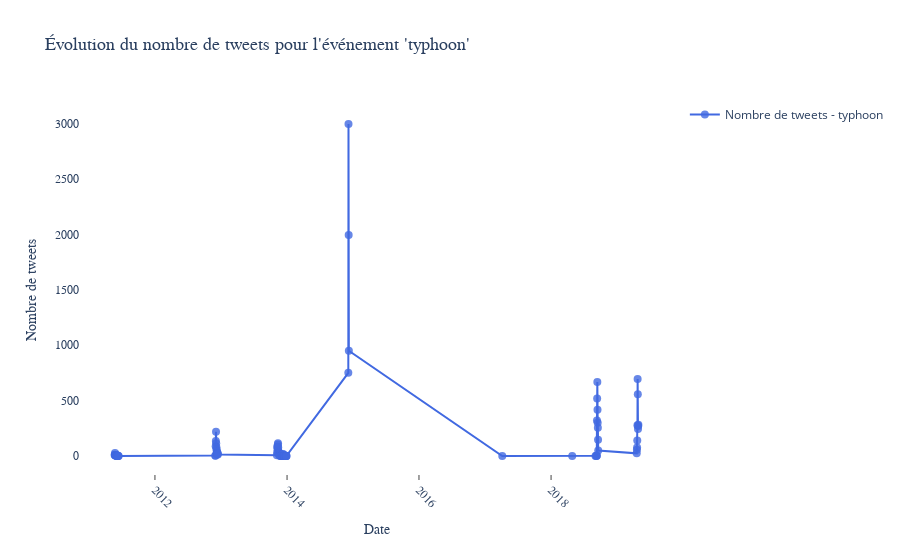

The code cell stored with this chart in its notebook:
### Code cell
import plotly.graph_objs as go
import pandas as pd
import matplotlib.pyplot as plt

# Exemple d'événement à analyser
event_type_to_analyze = 'typhoon'  # Remplace par l'événement que tu souhaites analyser

# Dictionnaire pour compter les tweets par date pour l'événement spécifié
tweet_dates = []

# Parcourir les nœuds de type 'Tweet' et associer les tweets à l'événement spécifié
for tweet_node, tweet_data in graph.nodes(data=True):
    if tweet_data.get("labels") == ":Tweet" and tweet_data.get("eventType") == event_type_to_analyze:
        if 'created_at' in tweet_data:
            tweet_time = tweet_data['created_at']  # Récupérer l'heure du tweet
            tweet_dates.append(tweet_time)  # Ajouter la date du tweet à la liste

# Convertir les dates en format datetime
tweet_dates = pd.to_datetime(tweet_dates, errors='coerce')

# Retirer les valeurs invalides (NaT) générées par des erreurs de conversion
tweet_dates = tweet_dates.dropna()

# Créer une Series avec les dates des tweets
tweet_dates_series = pd.Series(tweet_dates)

# Compter le nombre de tweets par jour
tweet_counts = tweet_dates_series.groupby(tweet_dates_series.dt.date).size()

# Filtrer pour ne garder que les jours où il y a des tweets
tweet_counts = tweet_counts[tweet_counts > 0]

# Si le nombre de tweets est supérieur à 0, créer le graphique interactif
if tweet_counts.sum() > 0:
    # Créer une trace de type 'line' avec Plotly
    trace = go.Scatter(
        x=tweet_counts.index,
        y=tweet_counts.values,
        mode='lines+markers',  # Afficher à la fois les lignes et les marqueurs
        name=f"Nombre de tweets - {event_type_to_analyze}",
        line=dict(color='royalblue', width=2),
        marker=dict(size=8, color='royalblue', opacity=0.8)
    )

    # Mettre à jour la mise en page du graphique
    layout = go.Layout(
        title=f"Évolution du nombre de tweets pour l'événement '{event_type_to_analyze}'",
        title_font=dict(size=18, family='Arial, sans-serif'),
        xaxis=dict(
            title="Date",
            title_font=dict(size=14, family='Arial, sans-serif'),
            showgrid=True,
            tickangle=45,
            ticks="inside",
            tickfont=dict(size=12, family='Arial, sans-serif')
        ),
        yaxis=dict(
            title="Nombre de tweets",
            title_font=dict(size=14, family='Arial, sans-serif'),
            showgrid=True,
            tickfont=dict(size=12, family='Arial, sans-serif')
        ),
        hovermode='closest',  # Afficher des informations au survol de la souris
        plot_bgcolor='white',  # Fond blanc pour le graphique
        paper_bgcolor='rgba(0,0,0,0)',  # Fond transparent pour la page
        showlegend=True,
        xaxis_rangeslider_visible=False,  # Désactiver la barre de zoom (range slider)
        autosize=True
    )

    # Créer la figure avec les données et la mise en page
    fig = go.Figure(data=[trace], layout=layout)

    # Afficher le graphique
    fig.show()
else:
    print(f"Aucun tweet pour l'événement '{event_type_to_analyze}'")

### Figure 1 — Plotly figure (JSON) as saved in the notebook; plotly's stock layout.template omitted (floating-point values rounded to 4 significant figures)
{"data": [{"line": {"color": "royalblue", "width": 2}, "marker": {"color": "royalblue", "opacity": 0.8, "size": 8}, "mode": "lines+markers", "name": "Nombre de tweets - typhoon", "type": "scatter", "x": ["2011-05-23", "2011-05-24", "2011-05-25", "2011-05-26", "2011-05-27", "2011-05-28", "2011-05-29", "2011-05-30", "2011-05-31", "2011-06-01", "2011-06-02", "2011-06-03", "2011-06-04", "2011-06-05", "2011-06-06", "2011-06-07", "2011-06-08", "2011-06-09", "2011-06-12", "2011-06-14", "2012-11-30", "2012-12-01", "2012-12-02", "2012-12-03", "2012-12-04", "2012-12-05", "2012-12-06", "2012-12-07", "2012-12-08", "2012-12-09", "2012-12-10", "2012-12-11", "2012-12-12", "2012-12-13", "2012-12-14", "2013-11-06", "2013-11-07", "2013-11-08", "2013-11-09", "2013-11-10", "2013-11-11", "2013-11-12", "2013-11-13", "2013-11-14", "2013-11-15", "2013-11-16", "2013-11-17", "2013-11-18", "2013-11-19", "2013-11-20", "2013-11-21", "2013-11-22", "2013-11-23", "2013-11-24", "2013-11-25", "2013-11-26", "2013-11-27", "2013-11-28", "2013-11-29", "2013-11-30", "2013-12-01", "2013-12-02", "2013-12-03", "2013-12-04", "2013-12-05", "2013-12-07", "2013-12-08", "2013-12-09", "2013-12-10", "2013-12-11", "2013-12-12", "2013-12-14", "2013-12-15", "2013-12-16", "2013-12-17", "2013-12-18", "2013-12-20", "2013-12-24", "2013-12-25", "2013-12-27", "2013-12-28", "2013-12-29", "2014-12-06", "2014-12-07", "2014-12-08", "2014-12-09", "2017-04-06", "2018-04-28", "2018-09-04", "2018-09-09", "2018-09-10", "2018-09-11", "2018-09-12", "2018-09-13", "2018-09-14", "2018-09-15", "2018-09-16", "2018-09-17", "2018-09-18", "2018-09-19", "2019-04-20", "2019-04-21", "2019-04-22", "2019-04-23", "2019-04-24", "2019-04-25", "2019-04-26", "2019-04-27", "2019-04-28", "2019-04-29"], "y": [10, 12, 27, 9, 8, 3, 10, 7, 9, 5, 6, 3, 2, 1, 1, 2, 5, 1, 1, 1, 4, 6, 89, 137, 219, 115, 81, 60, 47, 26, 20, 29, 20, 26, 14, 7, 33, 84, 64, 84, 105, 116, 78, 47, 29, 32, 16, 24, 25, 23, 13, 4, 4, 3, 13, 13, 10, 6, 4, 5, 6, 3, 8, 6, 5, 12, 1, 3, 19, 15, 1, 1, 3, 1, 1, 7, 1, 1, 1, 2, 1, 2, 751, 2996, 1995, 950, 1, 1, 1, 1, 6, 3, 322, 520, 668, 419, 301, 256, 147, 51, 25, 58, 78, 140, 279, 696, 559, 244, 271, 282]}], "layout": {"autosize": true, "hovermode": "closest", "paper_bgcolor": "rgba(0,0,0,0)", "plot_bgcolor": "white", "showlegend": true, "title": {"font": {"family": "Arial, sans-serif", "size": 18}, "text": "Évolution du nombre de tweets pour l'événement 'typhoon'"}, "xaxis": {"rangeslider": {"visible": false}, "showgrid": true, "tickangle": 45, "tickfont": {"family": "Arial, sans-serif", "size": 12}, "ticks": "inside", "title": {"font": {"family": "Arial, sans-serif", "size": 14}, "text": "Date"}}, "yaxis": {"showgrid": true, "tickfont": {"family": "Arial, sans-serif", "size": 12}, "title": {"font": {"family": "Arial, sans-serif", "size": 14}, "text": "Nombre de tweets"}}}}
